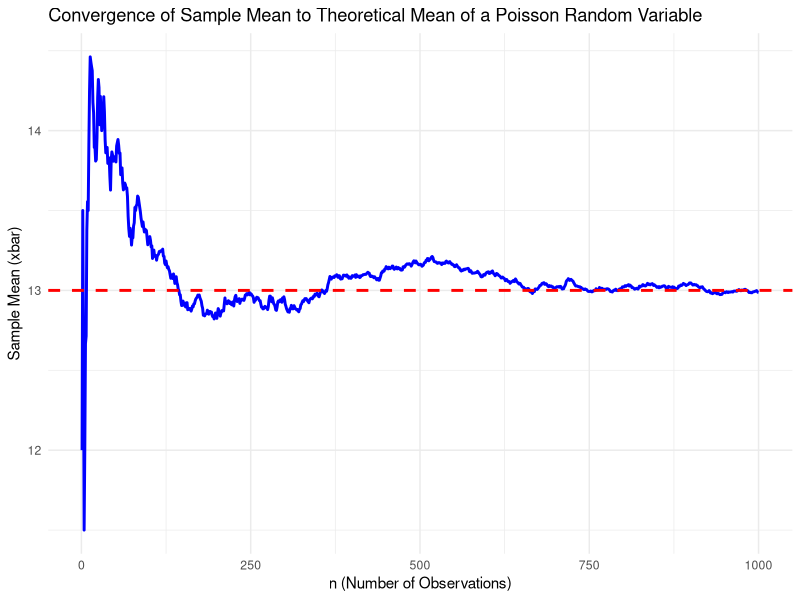
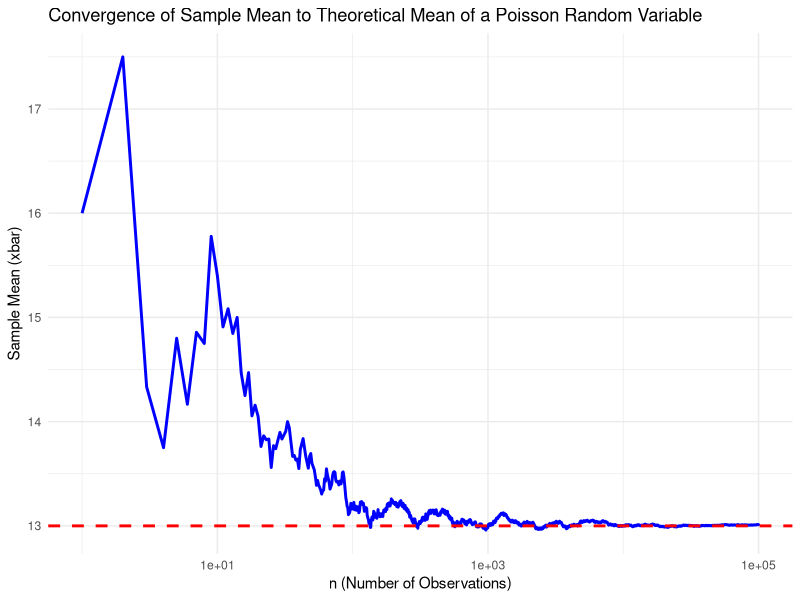
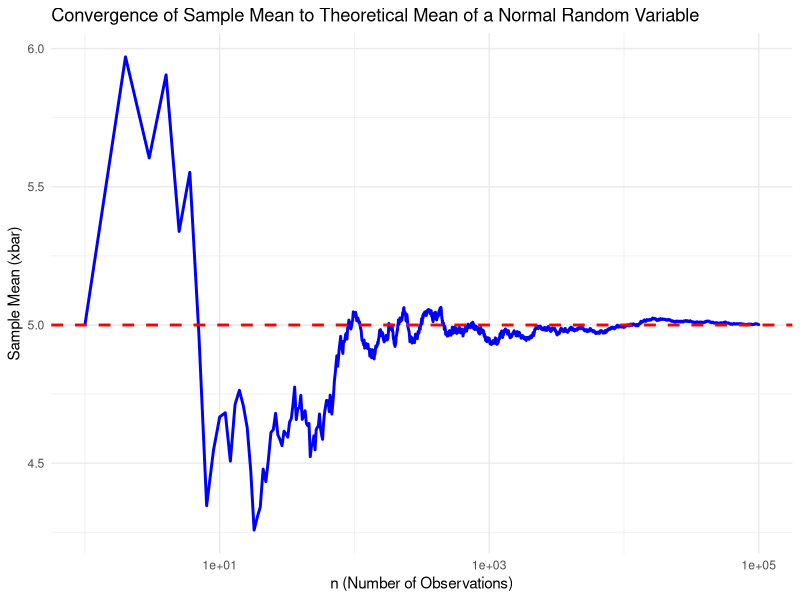
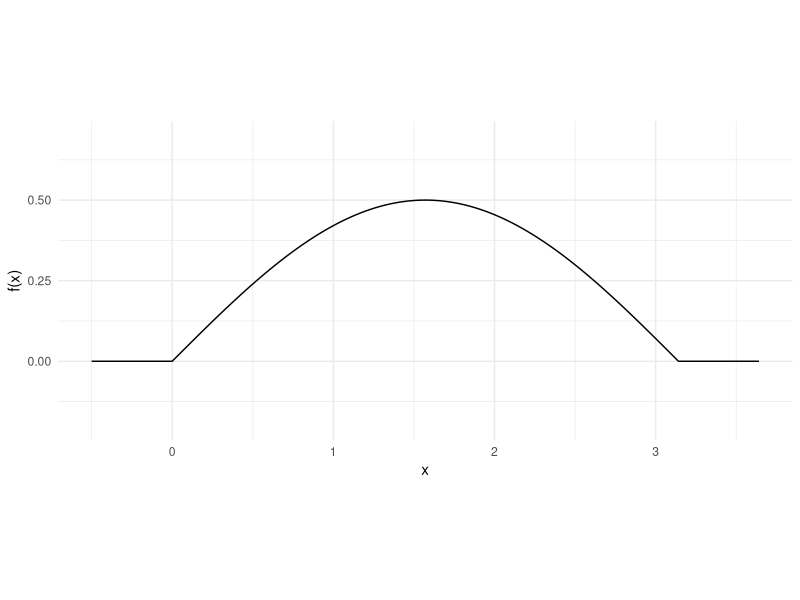
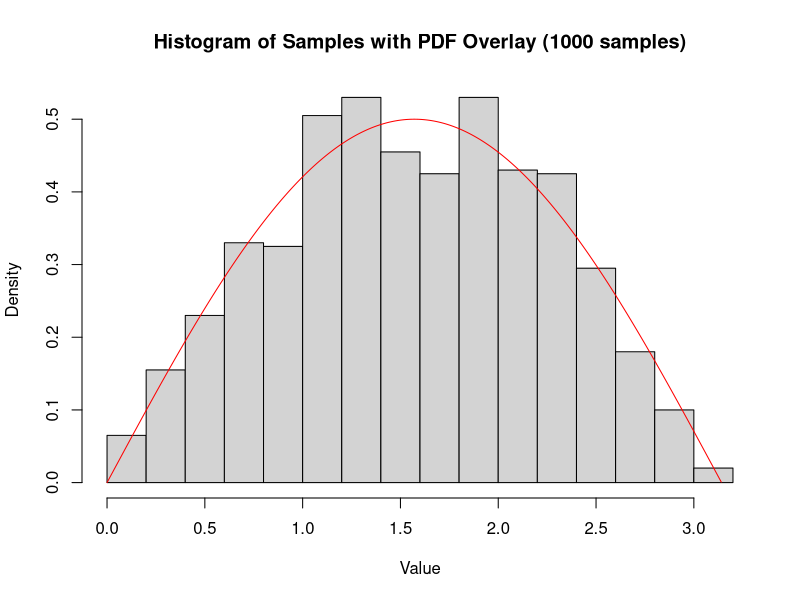
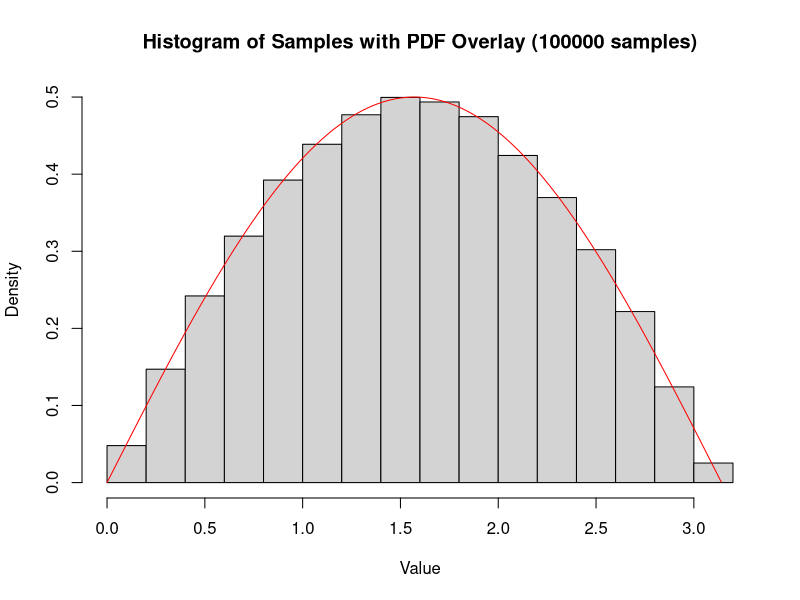

Here is the R script that generated these plots, in order:
## ---- chunk 1
knitr::opts_chunk$set(echo=T,eval=T,message=F,warning=F,fig.align='center')
library(tidyverse)
## ---- chunk 2

get_dist_between_points <- function( x1, y1, x2, y2 ) {
  return (sqrt((x2-x1)^2 + (y2-y1)^2))
}

NMC <- 10000
results <- numeric(NMC)
for( i in 1:NMC) {
  # Generate 2 random points
  x1 <- runif(1, 0, 5)
  y1 <- runif(1, 0, 5)
  x2 <- runif(1, 0, 5)
  y2 <- runif(1, 0, 5)
  # record dist
  results[i] <- get_dist_between_points(x1,y1,x2,y2)
}

average_distance <- mean(results)
average_distance

## ---- chunk 3

get_dist_between_points <- function( x1, y1, x2, y2 ) {
  return (sqrt((x2-x1)^2 + (y2-y1)^2))
}

NMC <- 10000
results <- numeric(NMC)
for( i in 1:NMC) {
  # Generate 2 random points
  x1 <- runif(1, 0, 10)
  y1 <- runif(1, 0, 10)
  x2 <- runif(1, 0, 10)
  y2 <- runif(1, 0, 10)
  # record dist
  results[i] <- get_dist_between_points(x1,y1,x2,y2)
}

average_distance <- mean(results)
average_distance

## ---- chunk 4

get_dist_between_points <- function( x1, y1, x2, y2 ) {
  return (sqrt((x2-x1)^2 + (y2-y1)^2))
}

NMC <- 10000
results <- numeric(NMC)
for( i in 1:NMC) {
  # Generate 2 random points
  x1 <- runif(1, 0, 20)
  y1 <- runif(1, 0, 20)
  x2 <- runif(1, 0, 20)
  y2 <- runif(1, 0, 20)
  # record dist
  results[i] <- get_dist_between_points(x1,y1,x2,y2)
}

average_distance <- mean(results)
average_distance

## ---- chunk 5

get_triangle_area <- function( x1, y1, x2, y2, x3, y3 ) {
  return (0.5 * abs(x1*(y2-y3) + x2*(y3-y1) + x3*(y1-y2)))
}

NMC <- 10000
results <- numeric(NMC)
for( i in 1:NMC) {
  # Generate 3 random angles for points on circle
  p1 <- runif(1, 0, 2*pi)
  p2 <- runif(1, 0, 2*pi)
  p3 <- runif(1, 0, 2*pi)
  x1 <- cos(p1)
  y1 <- sin(p1)
  x2 <- cos(p2)
  y2 <- sin(p2)
  x3 <- cos(p3)
  y3 <- sin(p3)
  # record dist
  results[i] <- get_triangle_area(x1,y1,x2,y2,x3,y3)
}

average_area <- mean(results)
average_area

## ---- chunk 6

NMC <- 10000
results <- numeric(NMC)
for( i in 1:NMC) {
  # Generate 3 random angles for points on circle
  p1 <- runif(1, 0, 2*pi)
  p2 <- runif(1, 0, 2*pi)
  p3 <- runif(1, 0, 2*pi)
  x1 <- cos(p1)
  y1 <- sin(p1)
  x2 <- cos(p2)
  y2 <- sin(p2)
  x3 <- cos(p3)
  y3 <- sin(p3)
  # record dist
  results[i] <- (get_dist_between_points(x1,y1,x2,y2) + get_dist_between_points(x1,y1,x3,y3) + get_dist_between_points(x2,y2,x3,y3))
}

average_perimeter <- mean(results)
average_perimeter

## ---- chunk 7

NMC <- 10000
results <- numeric(NMC)
for( i in 1:NMC) {
  # Generate 2 random points using normal distribution
  x1 <- rnorm(1, 0, 1)
  y1 <- rnorm(1, 0, 1)
  x2 <- rnorm(1, 0, 1)
  y2 <- rnorm(1, 0, 1)
  # record dist
  results[i] <- get_dist_between_points(x1,y1,x2,y2)
}

average_dist <- mean(results)
average_dist

## ---- chunk 8

n <- 1:1000
pois_obs <- rpois(1000, 13)
df <- data.frame(n, x = pois_obs)

head(df)

## ---- chunk 9

library(dplyr)

df <- df %>%
  mutate(cumulative = cumsum(x), xbar = cumulative/n)

head(df)

## ---- chunk 10

library(ggplot2)

ggplot(df, aes(x = n, y = xbar)) +
  geom_line(color = "blue", size = 1) + 
  geom_hline(yintercept = 13, color = "red", linetype = "dashed", size = 1) +
  labs(title = "Convergence of Sample Mean to Theoretical Mean of a Poisson Random Variable",
       x = "n (Number of Observations)",
       y = "Sample Mean (xbar)") +
  theme_minimal() 

## ---- chunk 11

n2 <- 1:100000
pois_obs2 <- rpois(100000, 13)
df2 <- data.frame(n2, x = pois_obs2)

df2 <- df2 %>%
  mutate(cumulative = cumsum(x), xbar = cumulative/n2)

ggplot(df2, aes(x = n2, y = xbar)) +
  geom_line(color = "blue", size = 1) + 
  geom_hline(yintercept = 13, color = "red", linetype = "dashed", size = 1) +
  scale_x_log10() +
  labs(title = "Convergence of Sample Mean to Theoretical Mean of a Poisson Random Variable",
       x = "n (Number of Observations)",
       y = "Sample Mean (xbar)") +
  theme_minimal() 

## ---- chunk 12

n3 <- 1:100000
norm_obs <- rnorm(100000, 5, 2)
df3 <- data.frame(n3, x = norm_obs)

df3 <- df3 %>%
  mutate(cumulative = cumsum(x), xbar = cumulative/n3)

ggplot(df3, aes(x = n3, y = xbar)) +
  geom_line(color = "blue", size = 1) + 
  geom_hline(yintercept = 5, color = "red", linetype = "dashed", size = 1) +
  scale_x_log10() +
  labs(title = "Convergence of Sample Mean to Theoretical Mean of a Normal Random Variable",
       x = "n (Number of Observations)",
       y = "Sample Mean (xbar)") +
  theme_minimal() 

## ---- chunk 13

NMC <- 10000
results <- numeric(NMC)
for( i in 1:NMC) {
  # Generate 3 Billy obs 
  x <- rnorm(3, 80, 0.5)
  # record total width of 3 Billys
  results[i] <- sum(x)
}

expected_mean <- mean(results)
expected_mean
expected_sd <- sd(results)
expected_sd

## ---- chunk 14

NMC <- 10000
fit_count <- 0 
for (i in 1:NMC) {
  # Generate the widths for 3 independent Billys
  billy_widths <- rnorm(3, 80, 0.5)
  total_width <- sum(billy_widths)
  # Check if the total width is less than or equal to the wall width
  if (total_width <= 241) {
    fit_count <- fit_count + 1
  }
}

probability_fit <- fit_count / NMC
probability_fit


## ---- chunk 15

NMC <- 10000
total_widths <- numeric(NMC)

for (i in 1:NMC) {
  # Generate the total width for 3 Billys in each simulation
  total_widths[i] <- sum(rnorm(3, 80, 0.5))
}

width_for_99_percent <- quantile(total_widths, 0.99)
width_for_99_percent


## ---- chunk 16

NMC <- 10000
fit_count <- 0 
for (i in 1:NMC) {
  # Generate the widths for 3 bookcases
  billy_width <- rnorm(1, 80, 0.5)
  goat_width <- rnorm(1, 79, 0.25)
  gruff_width <- rnorm(1, 81, 0.6)
  total_width <- billy_width + goat_width + gruff_width
  # Check if the total width is less than or equal to the wall width
  if (total_width <= 241) {
    fit_count <- fit_count + 1
  }
}

probability_fit <- fit_count / NMC
probability_fit


## ---- chunk 17
# The scoring function is provided for you. 
# You can feed it a single width or a vector of widths
score <- function(width){
  scores <- rep(0, length(width))
  scores[width<=241] <- width[width<=241]/241*100 
  return(mean(scores))
}
## ---- chunk 18

NMC <- 10000
scores <- numeric(NMC)

specs <- list(
  billy = list(mean = 80, sd = 0.5),
  goat = list(mean = 79, sd = 0.25),
  gruff = list(mean = 81, sd = 0.6)
)

combinations <- expand.grid(replicate(3, c("billy", "goat", "gruff"), simplify = FALSE))

compute_width <- function(comb) {
  sum(sapply(combo, function(bookcase) rnorm(1, specs[[bookcase]]$mean, specs[[bookcase]]$sd)))
}

max_score <- -Inf
best_combo <- NULL

for (i in 1:nrow(combinations)) {
  combo <- combinations[i, ]
  combo_scores <- numeric(NMC)
  
  for (j in 1:NMC) {
    width <- compute_width(combo)
    combo_scores[j] <- if (width <= 241) { width / 241 * 100 } else { 0 }
  }
  
  avg_score <- mean(combo_scores)
  
  if (avg_score > max_score) {
    max_score <- avg_score
    best_combo <- combo
  }
}

best_combo
max_score

## ---- chunk 19
# here we define a *vectorized* function to evaluate the density of X
pdf_x = function(x) {
  # ifelse is like a function version of an if statement.
  # We use it here to ensure that pdf_x can operate directly on vectors.
  return(ifelse(0<=x & x<=pi , .5*sin(x) , 0 ))
}

# showing the PDF in a plot
ggplot() + geom_function(fun=pdf_x, n=10001) + 
  coord_fixed(ratio=2) + theme_minimal() + 
  xlim(c(-.5,pi+.5)) + ylim(-.2,.7) + labs(x="x", y="f(x)")
## ---- chunk 20

rx = function(n) {
  random_y <- runif(n,0,1)
  f_x = acos(1- 2 * random_y)
  return(f_x)
}

# The histogram should look like the PDF we plotted above.

hist(rx(1000), probability=TRUE, main = "Histogram of Samples with PDF Overlay (1000 samples)", xlab = "Value", ylab = "Density")
lines(x=seq(0,pi,.01), y=pdf_x(seq(0,pi,.01)), col='red')

## ---- chunk 21

hist(rx(100000), probability=TRUE, main = "Histogram of Samples with PDF Overlay (100000 samples)", xlab = "Value", ylab = "Density")
lines(x=seq(0,pi,.01), y=pdf_x(seq(0,pi,.01)), col='red')

